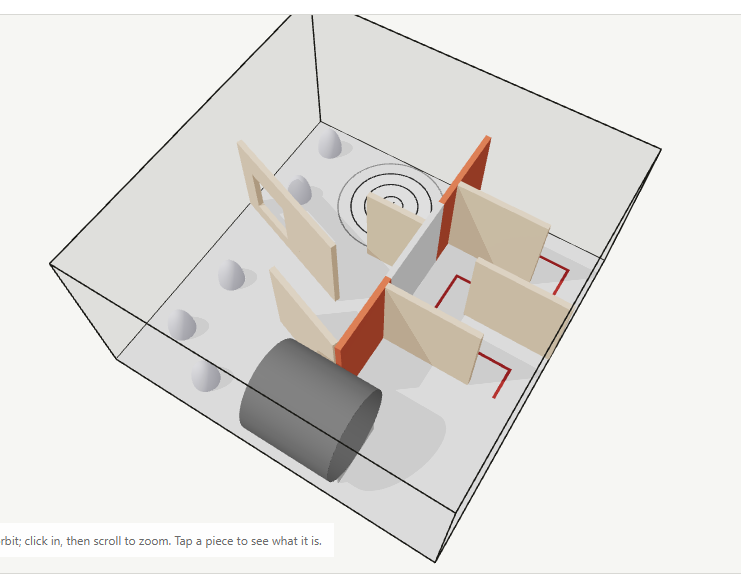
#> input picture course-sc.png, 741 x 575 px
$ python make_textures.py --wall ../course-sc.png --window ../course-sc.png
#> lines starting #> are read from the running program, lines starting #| are printed output that depends on the picture
#!/usr/bin/env python3
"""Make the Gazebo course textures (sitl/world/textures/*.jpg, net.png), used by sitl/texture_world.py.

    python3 sitl/make_textures.py --wall WALL_PHOTO.png --window WINDOW_PHOTO.png [--out sitl/world/textures]

walls.jpg   seamless mottling in the wall photo's colours (orange); walls + tunnel
window.jpg  seamless mottling from the window photo's luminance, on light blue
carpet.jpg  grey carpet: periodic noise (fine pile + mottling), tiles seamlessly
net.png     faint black netting, RGBA: strands opaque, holes alpha 0 (Gazebo alpha-tests albedo maps, so the
            cameras see through the holes)
boulder.jpg grey stone noise for the boulders / pillars
hall.jpg    painted cinder block: the hall walls and ceiling around the arena, seen through the nets
Why: the untextured course gave cuVSLAM almost nothing to track (2026-11-08: lost tracking on the takeoff in SITL).
Deterministic (fixed seeds).
"""
from __future__ import annotations

import argparse
import os

import numpy as np
from PIL import Image

HERE = os.path.dirname(os.path.abspath(__file__))


def periodic_noise(n: int, beta: float, rng: np.random.Generator, lo_cut: int = 1) -> np.ndarray:
    """n x n noise with a 1/f^beta spectrum, periodic (tiles seamlessly), scaled to zero mean / unit std."""
#> called with n = 1024, beta = 1.4, lo_cut = 2
    f = np.fft.fftfreq(n) * n
#> f = 1024 values, max 511 at index 511, min -512 at index 512, mean -0.5
    r = np.hypot(*np.meshgrid(f, f, indexing='ij'))
    amp = np.where(r >= lo_cut, 1.0 / np.maximum(r, 1.0) ** beta, 0.0)
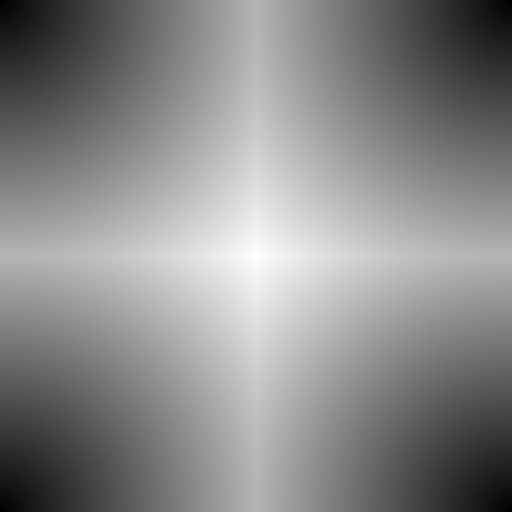
#> r: shape (1024, 1024) float64 (shown at 1/2 size); min 0, max 724.1, mean 391.8; drawn with min black and max white
    x = np.real(np.fft.ifft2(amp * np.exp(2j * np.pi * rng.random((n, n)))))
    return (x - x.mean()) / (x.std() + 1e-12)


def palette_noise(photo: np.ndarray, n: int, rng: np.random.Generator, contrast: float = 1.0) -> np.ndarray:
    """n x n seamless texture: multi-scale periodic noise mapped through the photo's colours by luminance rank."""
    field = (periodic_noise(n, 1.4, rng, lo_cut=2) + 0.55 * periodic_noise(n, 0.6, rng)
             + 0.25 * periodic_noise(n, 0.0, rng))
    cols = photo.reshape(-1, 3)
    cols = cols[np.argsort(cols @ np.array([0.299, 0.587, 0.114]))]
    if contrast != 1.0:
        m = cols.mean(0)
#> m = [0.889, 0.882, 0.867]
        cols = np.clip((cols - m) * contrast + m, 0, 1)
    rank = np.argsort(np.argsort(field.ravel())) / (field.size - 1)
    return cols[np.round(rank * (len(cols) - 1)).astype(int)].reshape(n, n, 3)
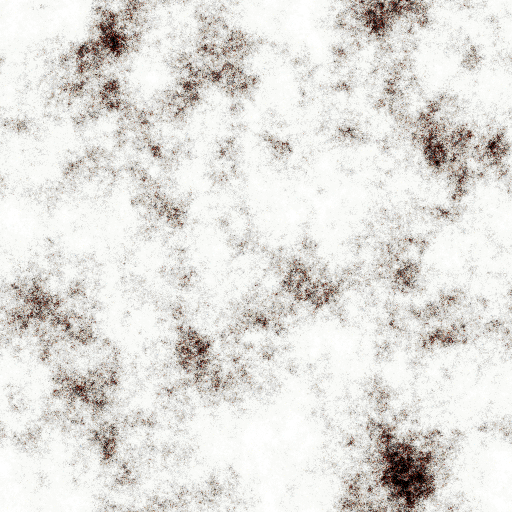
#> returned value: shape (1024, 1024, 3) float64 (shown at 1/2 size); mean of channels 0, 1, 2 0.888, 0.881, 0.866; drawn as R, G, B


def load_rgb(path: str) -> np.ndarray:
    return np.asarray(Image.open(path).convert('RGB'), dtype=np.float64) / 255.0


def save(a: np.ndarray, path: str) -> None:
    """RGB -> .jpg (noise does not compress as PNG), RGBA -> .png (alpha)."""
    rgba = a.shape[2] == 4
    path = os.path.splitext(path)[0] + ('.png' if rgba else '.jpg')
    im = Image.fromarray(np.clip(a * 255.0 + 0.5, 0, 255).astype(np.uint8), 'RGBA' if rgba else 'RGB')
    im.save(path, optimize=True) if rgba else im.save(path, quality=92)
    print(f'wrote {path} {a.shape[1]}x{a.shape[0]}')


def main(argv=None) -> None:
    ap = argparse.ArgumentParser(description=__doc__, formatter_class=argparse.RawDescriptionHelpFormatter)
    ap.add_argument('--wall', required=True, help='wall photo (orange)')
    ap.add_argument('--window', required=True, help='window photo')
    ap.add_argument('--out', default=os.path.join(HERE, 'world', 'textures'))
    a = ap.parse_args(argv)
    os.makedirs(a.out, exist_ok=True)

    # walls + tunnel: seamless mottling in the wall photo's own colours (each noise level takes the photo colour of
    # the same luminance rank). Mirror-tiling the photo itself gave a kaleidoscope: symmetric repeats mislead matching.
    wall = palette_noise(load_rgb(a.wall), 1024, np.random.default_rng(4), contrast=1.2)
    # the cameras are monochrome, where orange is a dark, flat grey (mono std 0.10, rendered darker still: SITL lost
    # tracking facing the corridor-end wall at ~0.5 m). Re-scale luminance to mean 0.52 / std 0.19 and add a fine grain
    # (detail at close range), keeping the hue: RGB scaled by new / old luminance.
    lum = wall @ np.array([0.299, 0.587, 0.114])
    grain = 0.07 * periodic_noise(1024, 0.0, np.random.default_rng(7))
    new_lum = np.clip(0.52 + (lum - lum.mean()) * (0.19 / lum.std()) + grain, 0.05, 0.98)
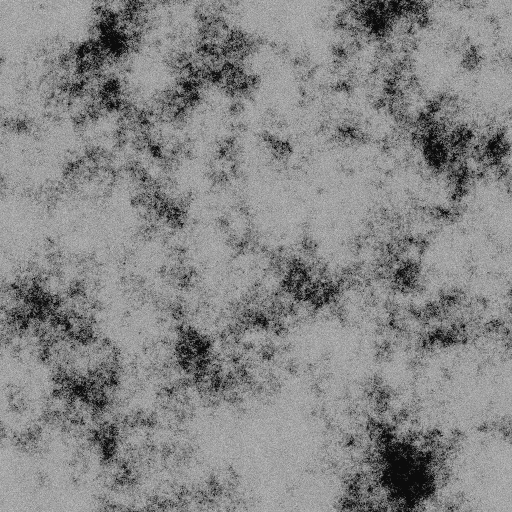
#> new_lum: shape (1024, 1024) float64 (shown at 1/2 size); min 0.05, max 0.98, mean 0.53
    wall = np.clip(wall * (new_lum / np.maximum(lum, 1e-3))[..., None], 0, 1)
    save(wall, os.path.join(a.out, 'walls.png'))
#| wrote sitl/world/textures/walls.jpg 1024x1024

    # window: the same, from the window photo's luminance, on a light blue
    win = load_rgb(a.window)
    lum = palette_noise(win, 512, np.random.default_rng(5)) @ np.array([0.299, 0.587, 0.114])
#> lum: shape (512, 512) float64
    lum = (lum - lum.mean()) / (lum.std() + 1e-9)
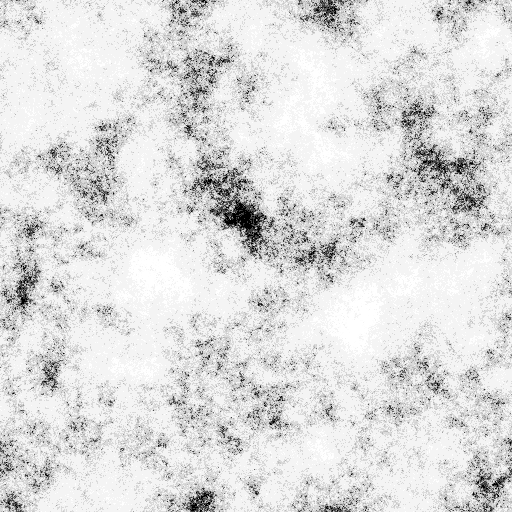
#> lum: shape (512, 512) float64; min -5.58, max 0.836, mean 2.1e-15; drawn with min black and max white
    save(np.clip(np.array([0.66, 0.78, 0.92]) + 0.09 * lum[..., None], 0, 1), os.path.join(a.out, 'window.png'))
#| wrote sitl/world/textures/window.jpg 512x512

    # carpet: grey, fine pile (white-ish noise) + low-frequency mottling + faint fibre streaks
    rng = np.random.default_rng(1)
    n = 512
    pile = periodic_noise(n, 0.3, rng)
    mottle = periodic_noise(n, 1.6, rng)
    streak = np.repeat(periodic_noise(n, 0.8, rng)[:1], n, 0)
    g = 0.47 + 0.055 * pile + 0.05 * mottle + 0.015 * streak
    save(np.stack([g * 0.98, g, g * 1.03], -1), os.path.join(a.out, 'carpet.png'))

    # net: square mesh, thin dark strands (opaque), holes transparent; slightly wobbly strands, faint knots
    m = 128
    yy, xx = np.meshgrid(np.arange(m), np.arange(m), indexing='ij')
    wob = 1.5 * periodic_noise(m, 2.0, np.random.default_rng(2))
    d = np.minimum(np.abs(((xx + wob) % m) - m / 2), np.abs(((yy - wob) % m) - m / 2))
    strand = d < 2.5
    rgba = np.zeros((m, m, 4))
    rgba[..., :3] = 0.08
    rgba[..., 3] = strand.astype(float)
    save(rgba, os.path.join(a.out, 'net.png'))
#> call 4 of save, with path = 'sitl/world/textures/net.png'
#> in save (call 4), `im = Image.fromarray(np.clip(a * 255.0 + 0.5, 0, 255).astype(np.uint8)..`:
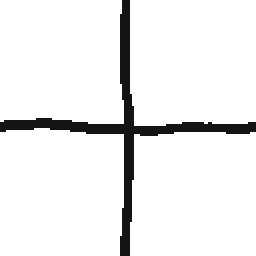
#> im: PIL image 128x128 RGBA (shown 2 times larger); mean R, G, B, A 20, 20, 20, 18.7; transparent parts drawn white

    # hall walls / ceiling around the arena (seen through the nets): painted cinder block, 0.4 x 0.2 m blocks,
    # 8 x 4 blocks per tile (1.6 m), staggered rows, mortar lines, paint mottling
    k = 1024
    yy, xx = np.meshgrid(np.arange(k), np.arange(k), indexing='ij')
    bw, bh = k // 4, k // 8                                   # block 256 x 128 px = 0.4 x 0.2 m
    row = yy // bh
    xs = (xx + (row % 2) * (bw // 2)) % k
    mortar = ((xs % bw) < 6) | ((yy % bh) < 6)
    rng = np.random.default_rng(6)
    tone = rng.normal(0, 0.035, (k // bh, k // bw * 2))[row, (xs // bw)]   # per-block shade
    hall = 0.70 + tone + 0.035 * periodic_noise(k, 1.0, rng) + 0.02 * periodic_noise(k, 0.1, rng)
    hall = np.where(mortar, hall - 0.22, hall)
    save(np.stack([hall, hall * 0.97, hall * 0.90], -1), os.path.join(a.out, 'hall.jpg'))
#> in save (call 5), `im = Image.fromarray(np.clip(a * 255.0 + 0.5, 0, 255).astype(np.uint8)..`:
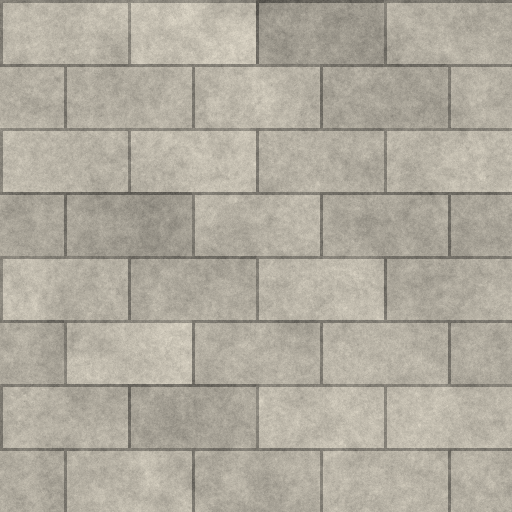
#> im: PIL image 1024x1024 RGB (shown at 1/2 size); mean R, G, B 175.5, 170.2, 157.9

    # boulders / pillars: grey stone
    rng = np.random.default_rng(3)
    s = 0.42 + 0.09 * periodic_noise(256, 1.2, rng) + 0.04 * periodic_noise(256, 0.2, rng)
    save(np.stack([s, s * 0.98, s * 0.95], -1), os.path.join(a.out, 'boulder.png'))
#> in save (call 6), `im = Image.fromarray(np.clip(a * 255.0 + 0.5, 0, 255).astype(np.uint8)..`:
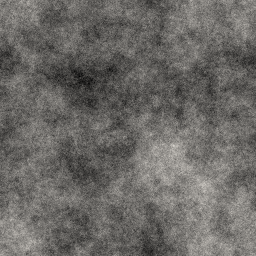
#> im: PIL image 256x256 RGB; mean R, G, B 107.1, 105, 101.7


if __name__ == '__main__':
    main()
